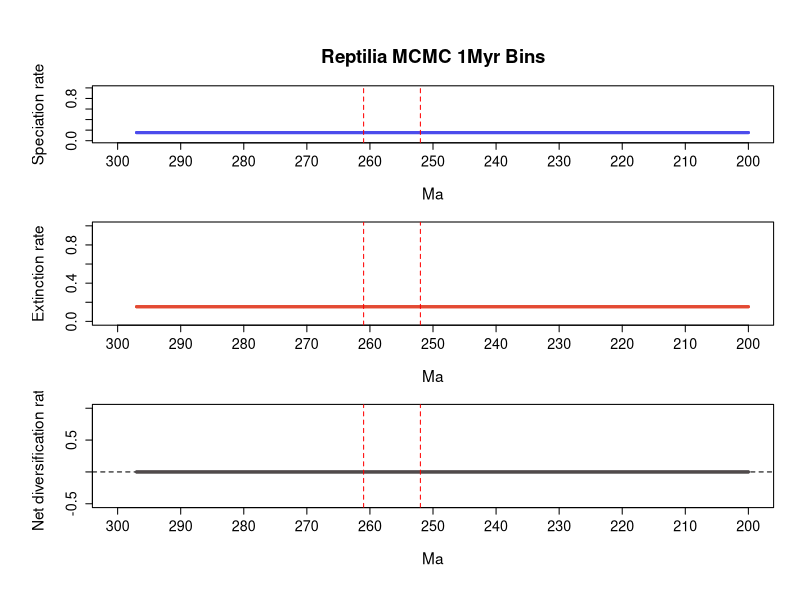

Write R code to recreate this figure.
# 1 files combined:
# 	C:\Users\SimoesLabAdmin\Documents\BDNN_Arielli\reptilia\mcmc_no_predictors\A_mcmc_200_iterations/combined_10_marginal_rates.log

# 95% HPDs calculated using code from Biopy (https://www.cs.auckland.ac.nz/~yhel002/biopy/)

pdf(file='C:/Users/SimoesLabAdmin/Documents/BDNN_Arielli/reptilia/mcmc_no_predictors/A_mcmc_200_iterations/combined_10_marginal_rates_RTT_final.pdf',width=8, height=10.8)
par(mfrow=c(3,1), cex.main=1.7, cex.lab=1.4, cex.axis=1.3,
    mgp=c(3.5, 1, 0),      # distance of axis labels from plot, increase first value to move y axis label further out
    oma=c(2, 2, 2, 0))     # outer margins for the entire figure
library(scales)
plot_RTT <- function (age,hpd_M,hpd_m,mean_m,color){
    N=100
    beta=(1:(N-1))/N
    alpha_shape=0.25
    cat=1-(beta^(1./alpha_shape))
    for (i in 1:(N-1)){
        trans= 1/N + 2/N
        polygon(c(age, rev(age)), c(hpd_M-((hpd_M-mean_m)*cat[i]), rev(hpd_m+((mean_m-hpd_m)*cat[i]))), col = alpha(color,trans), border = NA)
    }
    lines(rev(age), rev(mean_m), col = color, lwd=3)
}
    
L_hpd_m95=c(NA, NA,NA,NA,NA,NA,NA,NA,NA,NA,NA,NA,NA,NA,NA,NA,NA,NA,NA,NA,NA,NA,NA,NA,NA,NA,NA,NA,NA,NA,NA,NA,NA,NA,NA,NA,NA,NA,NA,NA,NA,NA,NA,NA,NA,NA,NA,NA,NA,NA,NA,NA,NA,NA,NA,NA,NA,NA,NA,NA,NA,NA,NA,NA,NA,NA,NA,NA,NA,NA,NA,NA,NA,NA,NA,NA,NA,NA,NA,NA,NA,NA,NA,NA,NA,NA,NA,NA,NA,NA,NA,NA,NA,NA,NA,NA,NA,NA,NA,NA,NA,NA,NA,NA,NA,NA,NA,NA,NA,NA,NA,NA,NA,NA,NA,NA,NA,NA,NA,NA,NA,NA,NA,NA,NA,NA,NA,NA,NA,NA,NA,NA,NA,NA,NA,NA,NA,NA,NA,NA,NA,NA,NA,NA,NA,NA,NA,NA,NA,NA,NA,NA,NA,NA,NA,NA,NA,NA,NA,NA,NA,NA,NA,NA,NA,NA,NA,NA,NA,NA,NA,NA,NA,NA,NA,NA,NA,NA,NA,NA,NA,NA,NA,NA,NA,NA,NA,NA,NA,NA,NA,NA,NA,NA,NA,NA,NA,NA,NA,NA,0.141696,0.141696,0.141696,0.141696,0.141696,0.141696,0.141696,0.141696,0.141696,0.141696,0.141696,0.141696,0.141696,0.141696,0.141696,0.141696,0.141696,0.141696,0.141696,0.141696,0.141696,0.141696,0.141696,0.141696,0.141696,0.141696,0.141696,0.141696,0.141696,0.141696,0.141696,0.141696,0.141696,0.141696,0.141696,0.141696,0.141696,0.141696,0.141696,0.141696,0.141696,0.141696,0.141696,0.141696,0.141696,0.141696,0.141696,0.141696,0.141696,0.141696,0.141696,0.141696,0.141696,0.141696,0.141696,0.141696,0.141696,0.141696,0.141696,0.141696,0.141696,0.141696,0.141696,0.141696,0.141696,0.141696,0.141696,0.141696,0.141696,0.141696,0.141696,0.141696,0.141696,0.141696,0.141696,0.141696,0.141696,0.141696,0.141696,0.141696,0.141696,0.141696,0.141696,0.141696,0.141696,0.141696,0.141696,0.141696,0.141696,0.141696,0.141696,0.141696,0.141696,0.141696,0.141696,0.141696,0.141696,0.141696)
L_hpd_M95=c(NA, NA,NA,NA,NA,NA,NA,NA,NA,NA,NA,NA,NA,NA,NA,NA,NA,NA,NA,NA,NA,NA,NA,NA,NA,NA,NA,NA,NA,NA,NA,NA,NA,NA,NA,NA,NA,NA,NA,NA,NA,NA,NA,NA,NA,NA,NA,NA,NA,NA,NA,NA,NA,NA,NA,NA,NA,NA,NA,NA,NA,NA,NA,NA,NA,NA,NA,NA,NA,NA,NA,NA,NA,NA,NA,NA,NA,NA,NA,NA,NA,NA,NA,NA,NA,NA,NA,NA,NA,NA,NA,NA,NA,NA,NA,NA,NA,NA,NA,NA,NA,NA,NA,NA,NA,NA,NA,NA,NA,NA,NA,NA,NA,NA,NA,NA,NA,NA,NA,NA,NA,NA,NA,NA,NA,NA,NA,NA,NA,NA,NA,NA,NA,NA,NA,NA,NA,NA,NA,NA,NA,NA,NA,NA,NA,NA,NA,NA,NA,NA,NA,NA,NA,NA,NA,NA,NA,NA,NA,NA,NA,NA,NA,NA,NA,NA,NA,NA,NA,NA,NA,NA,NA,NA,NA,NA,NA,NA,NA,NA,NA,NA,NA,NA,NA,NA,NA,NA,NA,NA,NA,NA,NA,NA,NA,NA,NA,NA,NA,NA,0.165401,0.165401,0.165401,0.165401,0.165401,0.165401,0.165401,0.165401,0.165401,0.165401,0.165401,0.165401,0.165401,0.165401,0.165401,0.165401,0.165401,0.165401,0.165401,0.165401,0.165401,0.165401,0.165401,0.165401,0.165401,0.165401,0.165401,0.165401,0.165401,0.165401,0.165401,0.165401,0.165401,0.165401,0.165401,0.165401,0.165401,0.165401,0.165401,0.165401,0.165401,0.165401,0.165401,0.165401,0.165401,0.165401,0.165401,0.165401,0.165401,0.165401,0.165401,0.165401,0.165401,0.165401,0.165401,0.165401,0.165401,0.165401,0.165401,0.165401,0.165401,0.165401,0.165401,0.165401,0.165401,0.165401,0.165401,0.165401,0.165401,0.165401,0.165401,0.165401,0.165401,0.165401,0.165401,0.165401,0.165401,0.165401,0.165401,0.165401,0.165401,0.165401,0.165401,0.165401,0.165401,0.165401,0.165401,0.165401,0.165401,0.165401,0.165401,0.165401,0.165401,0.165401,0.165401,0.165401,0.165401,0.165401)
M_hpd_m95=c(NA, NA,NA,NA,NA,NA,NA,NA,NA,NA,NA,NA,NA,NA,NA,NA,NA,NA,NA,NA,NA,NA,NA,NA,NA,NA,NA,NA,NA,NA,NA,NA,NA,NA,NA,NA,NA,NA,NA,NA,NA,NA,NA,NA,NA,NA,NA,NA,NA,NA,NA,NA,NA,NA,NA,NA,NA,NA,NA,NA,NA,NA,NA,NA,NA,NA,NA,NA,NA,NA,NA,NA,NA,NA,NA,NA,NA,NA,NA,NA,NA,NA,NA,NA,NA,NA,NA,NA,NA,NA,NA,NA,NA,NA,NA,NA,NA,NA,NA,NA,NA,NA,NA,NA,NA,NA,NA,NA,NA,NA,NA,NA,NA,NA,NA,NA,NA,NA,NA,NA,NA,NA,NA,NA,NA,NA,NA,NA,NA,NA,NA,NA,NA,NA,NA,NA,NA,NA,NA,NA,NA,NA,NA,NA,NA,NA,NA,NA,NA,NA,NA,NA,NA,NA,NA,NA,NA,NA,NA,NA,NA,NA,NA,NA,NA,NA,NA,NA,NA,NA,NA,NA,NA,NA,NA,NA,NA,NA,NA,NA,NA,NA,NA,NA,NA,NA,NA,NA,NA,NA,NA,NA,NA,NA,NA,NA,NA,NA,NA,NA,0.141657,0.141657,0.141657,0.141657,0.141657,0.141657,0.141657,0.141657,0.141657,0.141657,0.141657,0.141657,0.141657,0.141657,0.141657,0.141657,0.141657,0.141657,0.141657,0.141657,0.141657,0.141657,0.141657,0.141657,0.141657,0.141657,0.141657,0.141657,0.141657,0.141657,0.141657,0.141657,0.141657,0.141657,0.141657,0.141657,0.141657,0.141657,0.141657,0.141657,0.141657,0.141657,0.141657,0.141657,0.141657,0.141657,0.141657,0.141657,0.141657,0.141657,0.141657,0.141657,0.141657,0.141657,0.141657,0.141657,0.141657,0.141657,0.141657,0.141657,0.141657,0.141657,0.141657,0.141657,0.141657,0.141657,0.141657,0.141657,0.141657,0.141657,0.141657,0.141657,0.141657,0.141657,0.141657,0.141657,0.141657,0.141657,0.141657,0.141657,0.141657,0.141657,0.141657,0.141657,0.141657,0.141657,0.141657,0.141657,0.141657,0.141657,0.141657,0.141657,0.141657,0.141657,0.141657,0.141657,0.141657,0.141657)
M_hpd_M95=c(NA, NA,NA,NA,NA,NA,NA,NA,NA,NA,NA,NA,NA,NA,NA,NA,NA,NA,NA,NA,NA,NA,NA,NA,NA,NA,NA,NA,NA,NA,NA,NA,NA,NA,NA,NA,NA,NA,NA,NA,NA,NA,NA,NA,NA,NA,NA,NA,NA,NA,NA,NA,NA,NA,NA,NA,NA,NA,NA,NA,NA,NA,NA,NA,NA,NA,NA,NA,NA,NA,NA,NA,NA,NA,NA,NA,NA,NA,NA,NA,NA,NA,NA,NA,NA,NA,NA,NA,NA,NA,NA,NA,NA,NA,NA,NA,NA,NA,NA,NA,NA,NA,NA,NA,NA,NA,NA,NA,NA,NA,NA,NA,NA,NA,NA,NA,NA,NA,NA,NA,NA,NA,NA,NA,NA,NA,NA,NA,NA,NA,NA,NA,NA,NA,NA,NA,NA,NA,NA,NA,NA,NA,NA,NA,NA,NA,NA,NA,NA,NA,NA,NA,NA,NA,NA,NA,NA,NA,NA,NA,NA,NA,NA,NA,NA,NA,NA,NA,NA,NA,NA,NA,NA,NA,NA,NA,NA,NA,NA,NA,NA,NA,NA,NA,NA,NA,NA,NA,NA,NA,NA,NA,NA,NA,NA,NA,NA,NA,NA,NA,0.165317,0.165317,0.165317,0.165317,0.165317,0.165317,0.165317,0.165317,0.165317,0.165317,0.165317,0.165317,0.165317,0.165317,0.165317,0.165317,0.165317,0.165317,0.165317,0.165317,0.165317,0.165317,0.165317,0.165317,0.165317,0.165317,0.165317,0.165317,0.165317,0.165317,0.165317,0.165317,0.165317,0.165317,0.165317,0.165317,0.165317,0.165317,0.165317,0.165317,0.165317,0.165317,0.165317,0.165317,0.165317,0.165317,0.165317,0.165317,0.165317,0.165317,0.165317,0.165317,0.165317,0.165317,0.165317,0.165317,0.165317,0.165317,0.165317,0.165317,0.165317,0.165317,0.165317,0.165317,0.165317,0.165317,0.165317,0.165317,0.165317,0.165317,0.165317,0.165317,0.165317,0.165317,0.165317,0.165317,0.165317,0.165317,0.165317,0.165317,0.165317,0.165317,0.165317,0.165317,0.165317,0.165317,0.165317,0.165317,0.165317,0.165317,0.165317,0.165317,0.165317,0.165317,0.165317,0.165317,0.165317,0.165317)
R_hpd_m95=c(NA, NA,NA,NA,NA,NA,NA,NA,NA,NA,NA,NA,NA,NA,NA,NA,NA,NA,NA,NA,NA,NA,NA,NA,NA,NA,NA,NA,NA,NA,NA,NA,NA,NA,NA,NA,NA,NA,NA,NA,NA,NA,NA,NA,NA,NA,NA,NA,NA,NA,NA,NA,NA,NA,NA,NA,NA,NA,NA,NA,NA,NA,NA,NA,NA,NA,NA,NA,NA,NA,NA,NA,NA,NA,NA,NA,NA,NA,NA,NA,NA,NA,NA,NA,NA,NA,NA,NA,NA,NA,NA,NA,NA,NA,NA,NA,NA,NA,NA,NA,NA,NA,NA,NA,NA,NA,NA,NA,NA,NA,NA,NA,NA,NA,NA,NA,NA,NA,NA,NA,NA,NA,NA,NA,NA,NA,NA,NA,NA,NA,NA,NA,NA,NA,NA,NA,NA,NA,NA,NA,NA,NA,NA,NA,NA,NA,NA,NA,NA,NA,NA,NA,NA,NA,NA,NA,NA,NA,NA,NA,NA,NA,NA,NA,NA,NA,NA,NA,NA,NA,NA,NA,NA,NA,NA,NA,NA,NA,NA,NA,NA,NA,NA,NA,NA,NA,NA,NA,NA,NA,NA,NA,NA,NA,NA,NA,NA,NA,NA,NA,-0.015375,-0.015375,-0.015375,-0.015375,-0.015375,-0.015375,-0.015375,-0.015375,-0.015375,-0.015375,-0.015375,-0.015375,-0.015375,-0.015375,-0.015375,-0.015375,-0.015375,-0.015375,-0.015375,-0.015375,-0.015375,-0.015375,-0.015375,-0.015375,-0.015375,-0.015375,-0.015375,-0.015375,-0.015375,-0.015375,-0.015375,-0.015375,-0.015375,-0.015375,-0.015375,-0.015375,-0.015375,-0.015375,-0.015375,-0.015375,-0.015375,-0.015375,-0.015375,-0.015375,-0.015375,-0.015375,-0.015375,-0.015375,-0.015375,-0.015375,-0.015375,-0.015375,-0.015375,-0.015375,-0.015375,-0.015375,-0.015375,-0.015375,-0.015375,-0.015375,-0.015375,-0.015375,-0.015375,-0.015375,-0.015375,-0.015375,-0.015375,-0.015375,-0.015375,-0.015375,-0.015375,-0.015375,-0.015375,-0.015375,-0.015375,-0.015375,-0.015375,-0.015375,-0.015375,-0.015375,-0.015375,-0.015375,-0.015375,-0.015375,-0.015375,-0.015375,-0.015375,-0.015375,-0.015375,-0.015375,-0.015375,-0.015375,-0.015375,-0.015375,-0.015375,-0.015375,-0.015375,-0.015375)
R_hpd_M95=c(NA, NA,NA,NA,NA,NA,NA,NA,NA,NA,NA,NA,NA,NA,NA,NA,NA,NA,NA,NA,NA,NA,NA,NA,NA,NA,NA,NA,NA,NA,NA,NA,NA,NA,NA,NA,NA,NA,NA,NA,NA,NA,NA,NA,NA,NA,NA,NA,NA,NA,NA,NA,NA,NA,NA,NA,NA,NA,NA,NA,NA,NA,NA,NA,NA,NA,NA,NA,NA,NA,NA,NA,NA,NA,NA,NA,NA,NA,NA,NA,NA,NA,NA,NA,NA,NA,NA,NA,NA,NA,NA,NA,NA,NA,NA,NA,NA,NA,NA,NA,NA,NA,NA,NA,NA,NA,NA,NA,NA,NA,NA,NA,NA,NA,NA,NA,NA,NA,NA,NA,NA,NA,NA,NA,NA,NA,NA,NA,NA,NA,NA,NA,NA,NA,NA,NA,NA,NA,NA,NA,NA,NA,NA,NA,NA,NA,NA,NA,NA,NA,NA,NA,NA,NA,NA,NA,NA,NA,NA,NA,NA,NA,NA,NA,NA,NA,NA,NA,NA,NA,NA,NA,NA,NA,NA,NA,NA,NA,NA,NA,NA,NA,NA,NA,NA,NA,NA,NA,NA,NA,NA,NA,NA,NA,NA,NA,NA,NA,NA,NA,0.015465,0.015465,0.015465,0.015465,0.015465,0.015465,0.015465,0.015465,0.015465,0.015465,0.015465,0.015465,0.015465,0.015465,0.015465,0.015465,0.015465,0.015465,0.015465,0.015465,0.015465,0.015465,0.015465,0.015465,0.015465,0.015465,0.015465,0.015465,0.015465,0.015465,0.015465,0.015465,0.015465,0.015465,0.015465,0.015465,0.015465,0.015465,0.015465,0.015465,0.015465,0.015465,0.015465,0.015465,0.015465,0.015465,0.015465,0.015465,0.015465,0.015465,0.015465,0.015465,0.015465,0.015465,0.015465,0.015465,0.015465,0.015465,0.015465,0.015465,0.015465,0.015465,0.015465,0.015465,0.015465,0.015465,0.015465,0.015465,0.015465,0.015465,0.015465,0.015465,0.015465,0.015465,0.015465,0.015465,0.015465,0.015465,0.015465,0.015465,0.015465,0.015465,0.015465,0.015465,0.015465,0.015465,0.015465,0.015465,0.015465,0.015465,0.015465,0.015465,0.015465,0.015465,0.015465,0.015465,0.015465,0.015465)
L_mean=c(NA, NA,NA,NA,NA,NA,NA,NA,NA,NA,NA,NA,NA,NA,NA,NA,NA,NA,NA,NA,NA,NA,NA,NA,NA,NA,NA,NA,NA,NA,NA,NA,NA,NA,NA,NA,NA,NA,NA,NA,NA,NA,NA,NA,NA,NA,NA,NA,NA,NA,NA,NA,NA,NA,NA,NA,NA,NA,NA,NA,NA,NA,NA,NA,NA,NA,NA,NA,NA,NA,NA,NA,NA,NA,NA,NA,NA,NA,NA,NA,NA,NA,NA,NA,NA,NA,NA,NA,NA,NA,NA,NA,NA,NA,NA,NA,NA,NA,NA,NA,NA,NA,NA,NA,NA,NA,NA,NA,NA,NA,NA,NA,NA,NA,NA,NA,NA,NA,NA,NA,NA,NA,NA,NA,NA,NA,NA,NA,NA,NA,NA,NA,NA,NA,NA,NA,NA,NA,NA,NA,NA,NA,NA,NA,NA,NA,NA,NA,NA,NA,NA,NA,NA,NA,NA,NA,NA,NA,NA,NA,NA,NA,NA,NA,NA,NA,NA,NA,NA,NA,NA,NA,NA,NA,NA,NA,NA,NA,NA,NA,NA,NA,NA,NA,NA,NA,NA,NA,NA,NA,NA,NA,NA,NA,NA,NA,NA,NA,NA,NA,0.153517754288889,0.153517754288889,0.153517754288889,0.153517754288889,0.153517754288889,0.153517754288889,0.153517754288889,0.153517754288889,0.153517754288889,0.153517754288889,0.153517754288889,0.153517754288889,0.153517754288889,0.153517754288889,0.153517754288889,0.153517754288889,0.153517754288889,0.153517754288889,0.153517754288889,0.153517754288889,0.153517754288889,0.153517754288889,0.153517754288889,0.153517754288889,0.153517754288889,0.153517754288889,0.153517754288889,0.153517754288889,0.153517754288889,0.153517754288889,0.153517754288889,0.153517754288889,0.153517754288889,0.153517754288889,0.153517754288889,0.153517754288889,0.153517754288889,0.153517754288889,0.153517754288889,0.153517754288889,0.153517754288889,0.153517754288889,0.153517754288889,0.153517754288889,0.153517754288889,0.153517754288889,0.153517754288889,0.153517754288889,0.153517754288889,0.153517754288889,0.153517754288889,0.153517754288889,0.153517754288889,0.153517754288889,0.153517754288889,0.153517754288889,0.153517754288889,0.153517754288889,0.153517754288889,0.153517754288889,0.153517754288889,0.153517754288889,0.153517754288889,0.153517754288889,0.153517754288889,0.153517754288889,0.153517754288889,0.153517754288889,0.153517754288889,0.153517754288889,0.153517754288889,0.153517754288889,0.153517754288889,0.153517754288889,0.153517754288889,0.153517754288889,0.153517754288889,0.153517754288889,0.153517754288889,0.153517754288889,0.153517754288889,0.153517754288889,0.153517754288889,0.153517754288889,0.153517754288889,0.153517754288889,0.153517754288889,0.153517754288889,0.153517754288889,0.153517754288889,0.153517754288889,0.153517754288889,0.153517754288889,0.153517754288889,0.153517754288889,0.153517754288889,0.153517754288889,0.153517754288889)
M_mean=c(NA, NA,NA,NA,NA,NA,NA,NA,NA,NA,NA,NA,NA,NA,NA,NA,NA,NA,NA,NA,NA,NA,NA,NA,NA,NA,NA,NA,NA,NA,NA,NA,NA,NA,NA,NA,NA,NA,NA,NA,NA,NA,NA,NA,NA,NA,NA,NA,NA,NA,NA,NA,NA,NA,NA,NA,NA,NA,NA,NA,NA,NA,NA,NA,NA,NA,NA,NA,NA,NA,NA,NA,NA,NA,NA,NA,NA,NA,NA,NA,NA,NA,NA,NA,NA,NA,NA,NA,NA,NA,NA,NA,NA,NA,NA,NA,NA,NA,NA,NA,NA,NA,NA,NA,NA,NA,NA,NA,NA,NA,NA,NA,NA,NA,NA,NA,NA,NA,NA,NA,NA,NA,NA,NA,NA,NA,NA,NA,NA,NA,NA,NA,NA,NA,NA,NA,NA,NA,NA,NA,NA,NA,NA,NA,NA,NA,NA,NA,NA,NA,NA,NA,NA,NA,NA,NA,NA,NA,NA,NA,NA,NA,NA,NA,NA,NA,NA,NA,NA,NA,NA,NA,NA,NA,NA,NA,NA,NA,NA,NA,NA,NA,NA,NA,NA,NA,NA,NA,NA,NA,NA,NA,NA,NA,NA,NA,NA,NA,NA,NA,0.153547748511111,0.153547748511111,0.153547748511111,0.153547748511111,0.153547748511111,0.153547748511111,0.153547748511111,0.153547748511111,0.153547748511111,0.153547748511111,0.153547748511111,0.153547748511111,0.153547748511111,0.153547748511111,0.153547748511111,0.153547748511111,0.153547748511111,0.153547748511111,0.153547748511111,0.153547748511111,0.153547748511111,0.153547748511111,0.153547748511111,0.153547748511111,0.153547748511111,0.153547748511111,0.153547748511111,0.153547748511111,0.153547748511111,0.153547748511111,0.153547748511111,0.153547748511111,0.153547748511111,0.153547748511111,0.153547748511111,0.153547748511111,0.153547748511111,0.153547748511111,0.153547748511111,0.153547748511111,0.153547748511111,0.153547748511111,0.153547748511111,0.153547748511111,0.153547748511111,0.153547748511111,0.153547748511111,0.153547748511111,0.153547748511111,0.153547748511111,0.153547748511111,0.153547748511111,0.153547748511111,0.153547748511111,0.153547748511111,0.153547748511111,0.153547748511111,0.153547748511111,0.153547748511111,0.153547748511111,0.153547748511111,0.153547748511111,0.153547748511111,0.153547748511111,0.153547748511111,0.153547748511111,0.153547748511111,0.153547748511111,0.153547748511111,0.153547748511111,0.153547748511111,0.153547748511111,0.153547748511111,0.153547748511111,0.153547748511111,0.153547748511111,0.153547748511111,0.153547748511111,0.153547748511111,0.153547748511111,0.153547748511111,0.153547748511111,0.153547748511111,0.153547748511111,0.153547748511111,0.153547748511111,0.153547748511111,0.153547748511111,0.153547748511111,0.153547748511111,0.153547748511111,0.153547748511111,0.153547748511111,0.153547748511111,0.153547748511111,0.153547748511111,0.153547748511111,0.153547748511111)
R_mean=c(NA, NA,NA,NA,NA,NA,NA,NA,NA,NA,NA,NA,NA,NA,NA,NA,NA,NA,NA,NA,NA,NA,NA,NA,NA,NA,NA,NA,NA,NA,NA,NA,NA,NA,NA,NA,NA,NA,NA,NA,NA,NA,NA,NA,NA,NA,NA,NA,NA,NA,NA,NA,NA,NA,NA,NA,NA,NA,NA,NA,NA,NA,NA,NA,NA,NA,NA,NA,NA,NA,NA,NA,NA,NA,NA,NA,NA,NA,NA,NA,NA,NA,NA,NA,NA,NA,NA,NA,NA,NA,NA,NA,NA,NA,NA,NA,NA,NA,NA,NA,NA,NA,NA,NA,NA,NA,NA,NA,NA,NA,NA,NA,NA,NA,NA,NA,NA,NA,NA,NA,NA,NA,NA,NA,NA,NA,NA,NA,NA,NA,NA,NA,NA,NA,NA,NA,NA,NA,NA,NA,NA,NA,NA,NA,NA,NA,NA,NA,NA,NA,NA,NA,NA,NA,NA,NA,NA,NA,NA,NA,NA,NA,NA,NA,NA,NA,NA,NA,NA,NA,NA,NA,NA,NA,NA,NA,NA,NA,NA,NA,NA,NA,NA,NA,NA,NA,NA,NA,NA,NA,NA,NA,NA,NA,NA,NA,NA,NA,NA,NA,-2.9995244444e-05,-2.9995244444e-05,-2.9995244444e-05,-2.9995244444e-05,-2.9995244444e-05,-2.9995244444e-05,-2.9995244444e-05,-2.9995244444e-05,-2.9995244444e-05,-2.9995244444e-05,-2.9995244444e-05,-2.9995244444e-05,-2.9995244444e-05,-2.9995244444e-05,-2.9995244444e-05,-2.9995244444e-05,-2.9995244444e-05,-2.9995244444e-05,-2.9995244444e-05,-2.9995244444e-05,-2.9995244444e-05,-2.9995244444e-05,-2.9995244444e-05,-2.9995244444e-05,-2.9995244444e-05,-2.9995244444e-05,-2.9995244444e-05,-2.9995244444e-05,-2.9995244444e-05,-2.9995244444e-05,-2.9995244444e-05,-2.9995244444e-05,-2.9995244444e-05,-2.9995244444e-05,-2.9995244444e-05,-2.9995244444e-05,-2.9995244444e-05,-2.9995244444e-05,-2.9995244444e-05,-2.9995244444e-05,-2.9995244444e-05,-2.9995244444e-05,-2.9995244444e-05,-2.9995244444e-05,-2.9995244444e-05,-2.9995244444e-05,-2.9995244444e-05,-2.9995244444e-05,-2.9995244444e-05,-2.9995244444e-05,-2.9995244444e-05,-2.9995244444e-05,-2.9995244444e-05,-2.9995244444e-05,-2.9995244444e-05,-2.9995244444e-05,-2.9995244444e-05,-2.9995244444e-05,-2.9995244444e-05,-2.9995244444e-05,-2.9995244444e-05,-2.9995244444e-05,-2.9995244444e-05,-2.9995244444e-05,-2.9995244444e-05,-2.9995244444e-05,-2.9995244444e-05,-2.9995244444e-05,-2.9995244444e-05,-2.9995244444e-05,-2.9995244444e-05,-2.9995244444e-05,-2.9995244444e-05,-2.9995244444e-05,-2.9995244444e-05,-2.9995244444e-05,-2.9995244444e-05,-2.9995244444e-05,-2.9995244444e-05,-2.9995244444e-05,-2.9995244444e-05,-2.9995244444e-05,-2.9995244444e-05,-2.9995244444e-05,-2.9995244444e-05,-2.9995244444e-05,-2.9995244444e-05,-2.9995244444e-05,-2.9995244444e-05,-2.9995244444e-05,-2.9995244444e-05,-2.9995244444e-05,-2.9995244444e-05,-2.9995244444e-05,-2.9995244444e-05,-2.9995244444e-05,-2.9995244444e-05,-2.9995244444e-05)
trans=0.5
age=(0:(298-1))* -1
# Calculate positions for the mass extinction events
perm_trias_extinction = -252 # End-Permian mass extinction (252 Ma)
guadalupian_extinction = -261 # Guadalupian extinction (261 Ma)

# Define custom tick positions at 10 MY intervals
x_ticks <- seq(-300, -200, by=10)
x_tick_labels <- abs(x_ticks)

# First plot: Speciation rate
par(mar=c(5, 5, 4.5, 2))  # bottom, left, top, right margins
plot(age, age, type='n', ylim=c(0, 1), xlim=c(-300, -200), # Changed xlim to -300, -200, from auto-generated values 
     ylab='Speciation rate', xlab='Ma', main='Reptilia MCMC 1Myr Bins', 
     xaxt='n') # Remove default x-axis
axis(1, at=x_ticks, labels=x_tick_labels) # Custom x-axis with 10MY interval ticks

plot_RTT(age, L_hpd_M95, L_hpd_m95, L_mean, "#4c4cec")
lines(rev(age), rev(L_mean), col="#4c4cec", lwd=3)

# Add vertical lines for mass extinction events
abline(v=perm_trias_extinction, col="red", lty=2) 
abline(v=guadalupian_extinction, col="red", lty=2)

# Second plot: Extinction rate
par(mar=c(5, 5, 1, 2))  # bottom, left, top, right margins. Reduced top margin to 2.5 (from 4.5)
plot(age, age, type='n', ylim=c(0, 1), xlim=c(-300, -200), # Changed xlim to -300, -200, from auto-generated values 
     ylab='Extinction rate', xlab='Ma',
     xaxt='n') # Remove default x-axis
axis(1, at=x_ticks, labels=x_tick_labels) # Custom x-axis with 10MY interval ticks

plot_RTT(age, M_hpd_M95, M_hpd_m95, M_mean, "#e34a33")
lines(rev(age), rev(M_mean), col="#e34a33", lwd=3)

# Add vertical lines for mass extinction events
abline(v=perm_trias_extinction, col="red", lty=2)
abline(v=guadalupian_extinction, col="red", lty=2)

# Third plot: Net diversification rate
par(mar=c(5, 5, 1, 2))  # bottom, left, top, right margins. Reduced top margin to 2.5 (from 4.5)

plot(age, age, type='n', ylim=c(-0.5, 1), xlim=c(-300, -200), # Changed xlim to -300, -200, from auto-generated values 
     ylab='Net diversification rate', xlab='Ma',
     xaxt='n') # Remove default x-axis
axis(1, at=x_ticks, labels=x_tick_labels) # Custom x-axis with 10MY interval ticks

abline(h=0, lty=2, col="black")
plot_RTT(age, R_hpd_M95, R_hpd_m95, R_mean, "#504A4B")
lines(rev(age), rev(R_mean), col="#504A4B", lwd=3)

# Add vertical lines for mass extinction events
abline(v=perm_trias_extinction, col="red", lty=2)
abline(v=guadalupian_extinction, col="red", lty=2)

dev.off()
